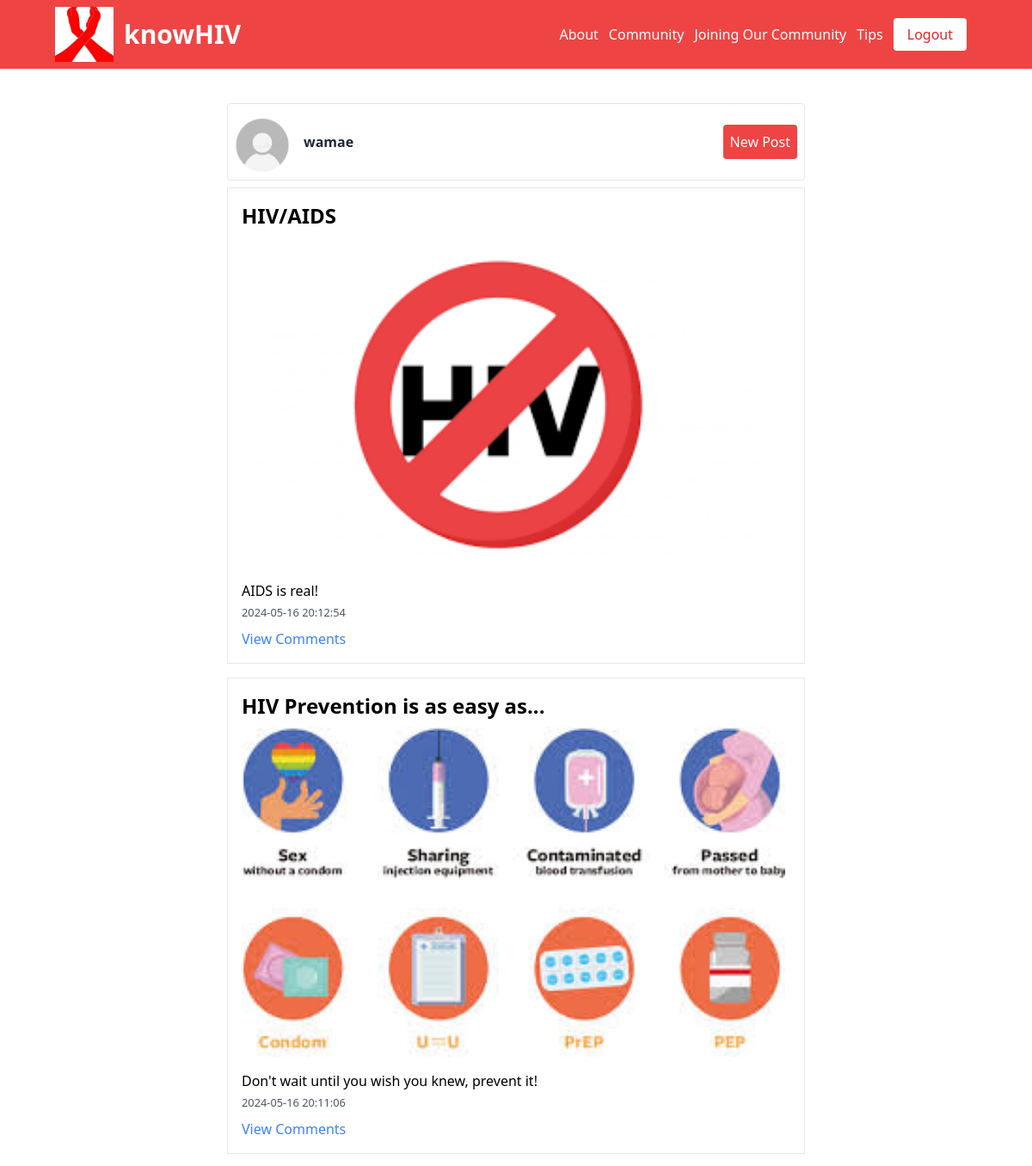
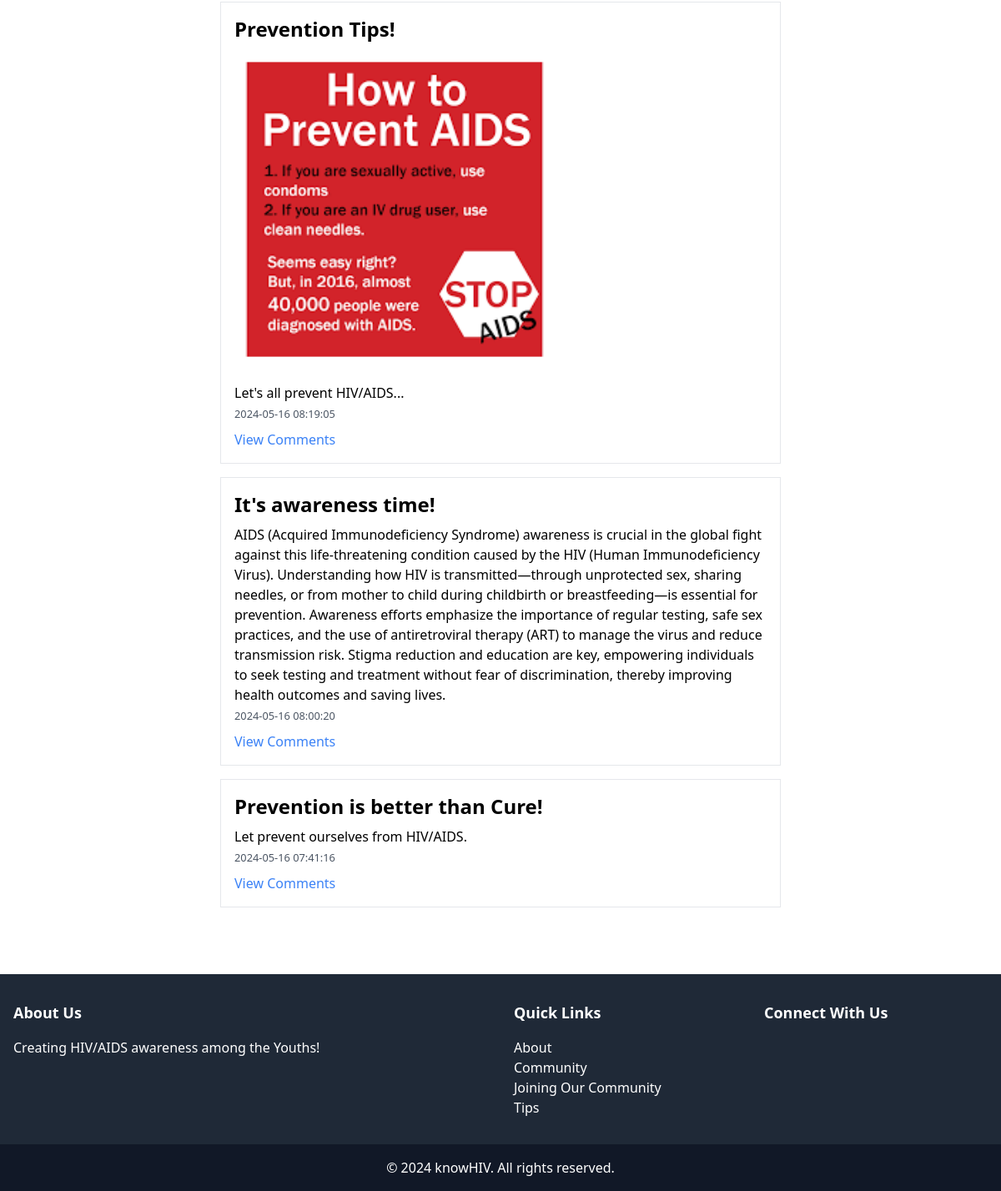
The app's page /homepage.php (signed in) with its own data (2 pictures, top to bottom).
### tables this page shows
CREATE TABLE `posts` (
  `id` int(11) NOT NULL,
  `user_id` int(11) NOT NULL,
  `title` varchar(255) NOT NULL,
  `content` text NOT NULL,
  `image_url` varchar(255) DEFAULT NULL,
  `created_at` timestamp NOT NULL DEFAULT current_timestamp(),
  `flagged` tinyint(1) DEFAULT 0
);

### homepage.php (the view, shortened to what this page needs)
<?php
include 'config/db.php';
$username = $_SESSION['username'];
$stmt = $conn->prepare("SELECT id, title, content, image_url, created_at FROM posts WHERE flagged=0 ORDER BY created_at DESC");
$stmt->execute();
$stmt->store_result();
$stmt->bind_result($post_id, $title, $content, $image_url, $created_at);
?>
<!DOCTYPE html>
<html>
<head>
    <link href="https://cdn.jsdelivr.net/npm/tailwindcss@2.0.4/dist/tailwind.min.css" rel="stylesheet">
</head>
<body>
    <?php include 'includes/header.php'; ?>
    <div class="max-w-2xl mx-auto mt-10">
        <div class="flex justify-between items-center border rounded p-2 my-2">
            <a href="my-account.php" class="flex items-center">
                 <img src="<?php echo $profile_pic ? htmlspecialchars($profile_pic) : 'images/default_profile.jpeg'; ?>" alt="Profile Picture" class="mt-2 w-16 h-16 object-cover rounded-full">
                <span class="text-gray-800 font-semibold ml-4"><?php echo $username; ?></span>
            </a>
            <a href="create_post.php" class="bg-red-500 text-white p-2 rounded">
                New Post
            </a>
        </div>
        <?php while ($stmt->fetch()): ?>
            <div class="border p-4 mb-4">
                <h2 class="text-2xl font-bold mb-2"><?php echo htmlspecialchars($title); ?></h2>
                <?php if ($image_url): ?>
                    <img src="<?php echo htmlspecialchars($image_url); ?>" alt="Post Image"
                        class="mb-4 h-96 object-contain">
                <?php endif; ?>
                <p><?php echo nl2br(htmlspecialchars($content)); ?></p>
                <small class="text-gray-600"><?php echo $created_at; ?></small>
                <a href="view_post.php?id=<?php echo $post_id; ?>" class="text-blue-500 block mt-2">View Comments</a>
            </div>
        <?php endwhile; ?>
    </div>
    <?php include 'includes/footer.php'; ?>
</body>
</html>

### includes/header.php (shortened to what this page needs)
<?php
$user_id = $_SESSION["user_id"];
?>
<nav class="w-full flex items-center justify-between bg-red-500 px-4 py-2 md:px-16">
    <a href="homepage.php" class="flex gap-3 items-center">
        <img src="images/hiv-awareness-ribbon.jpeg" alt="logo" class="h-16 object-cover">
        <h2 class="text-3xl text-white font-semibold my-auto">knowHIV</h2>
    </a>
    <ul class="flex gap-3 list-none text-white">
        <li>
            <a href="index.php#about">About</a>
        </li>
        <li>
            <a href="homepage.php">Community</a>
        </li>
        <li>
            <a href="index.php#join-our-community">Joining Our Community</a>
        </li>
        <li><a href="index.php#call-to-action">Tips</a></li>
        <?php
        if ($user_id){
             echo "<li><a href='logout.php'
                class='bg-white text-red-600 px-4 py-2 rounded hover:bg-gray-900 hover:text-white'>Logout</a></li>";
        }else{
            echo "<li><a href='register.php'
                class='bg-white text-red-600 px-4 py-2 rounded hover:bg-gray-900 hover:text-white'>Sign Up</a></li>
        <li><a href='login.php' class='bg-white text-red-600 px-4 py-2 rounded hover:bg-gray-900 hover:text-white'>Sign
                In</a></li>";
        }
        ?>
    </ul>
</nav>

### includes/footer.php (shortened to what this page needs)
<footer class="bg-gray-800 text-white mt-20">
    <div class="mx-auto px-4 py-8">
        <div class="grid grid-cols-1 md:grid-cols-2 lg:grid-cols-4 gap-8">
            <div class="col-span-2">
                <h3 class="text-lg font-bold mb-4">About Us</h3>
                <p>Creating HIV/AIDS awareness among the Youths!</p>
            </div>
            <div class="col-span-1">
                <h3 class="text-lg font-bold mb-4">Quick Links</h3>
                <ul>
                    <li>
                        <a href="index.php#about">About</a>
                    </li>
                    <li>
                        <a href="community.php">Community</a>
                    </li>
                    <li>
                        <a href="index.php#join-our-community">Joining Our Community</a>
                    </li>
                    <li><a href="index.php#call-to-action">Tips</a></li>
                </ul>
            </div>
            <div class="col-span-1">
                <h3 class="text-lg font-bold mb-4">Connect With Us</h3>
            </div>
        </div>
    </div>
    <div class="bg-gray-900 py-4">
        <div class="container mx-auto text-center">
            <p>&copy; 2024 knowHIV. All rights reserved.</p>
        </div>
    </div>
</footer>

### records on screen
posts: title "HIV/AIDS", image_url (picture), content "AIDS is real!", created_at "2024-05-16 20:12:54"
posts: title "HIV Prevention is as easy as...", image_url (picture), content "Don't wait until you wish you knew, prevent it!", created_at "2024-05-16 20:11:06"
posts: title "Prevention Tips!", image_url (picture), content "Let's all prevent HIV/AIDS...", created_at "2024-05-16 08:19:05"
posts: title "It's awareness time!", content "AIDS (Acquired Immunodeficiency Syndrome) awareness is crucial in the global fight against this life-threatening condition caused by the HIV (Human Immunodeficiency Virus). Understanding how HIV is transmitted—through unprotected sex, sharing needles, or from mother to child during childbirth or breastfeeding—is essential for prevention. Awareness efforts emphasize the importance of regular testing, safe sex practices, and the use of antiretroviral therapy (ART) to manage the virus and reduce transmission risk. Stigma reduction and education are key, empowering individuals to seek testing and treatment without fear of discrimination, thereby improving health outcomes and saving lives.", created_at "2024-05-16 08:00:20"
posts: title "Prevention is better than Cure!", content "Let prevent ourselves from HIV/AIDS.", created_at "2024-05-16 07:41:16"

### other values on screen
$username "wamae"
